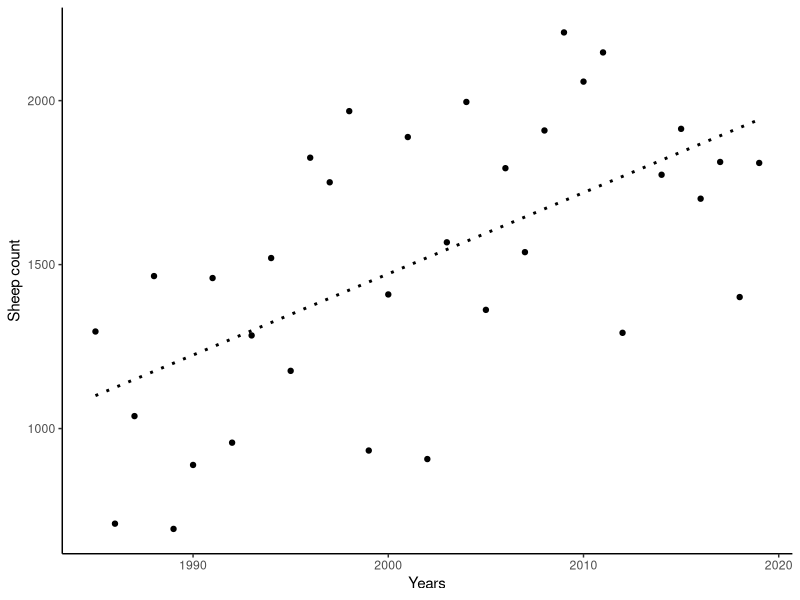
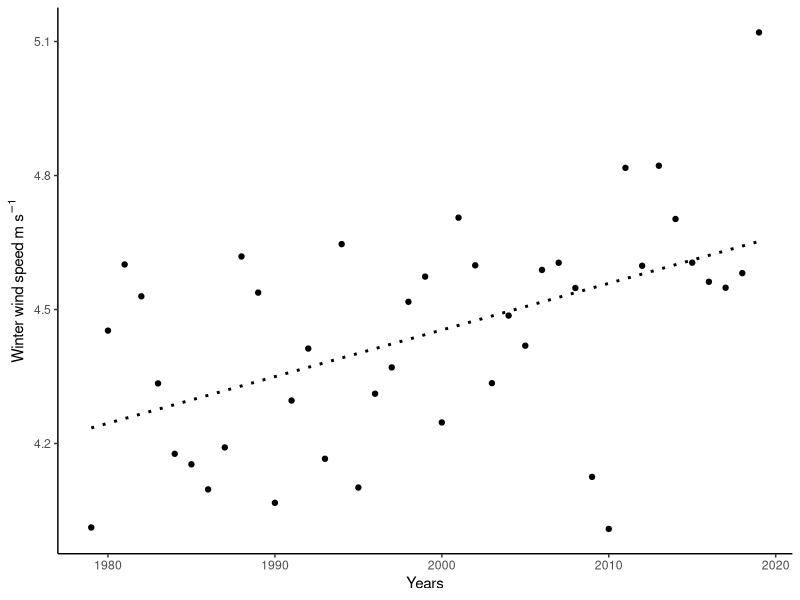
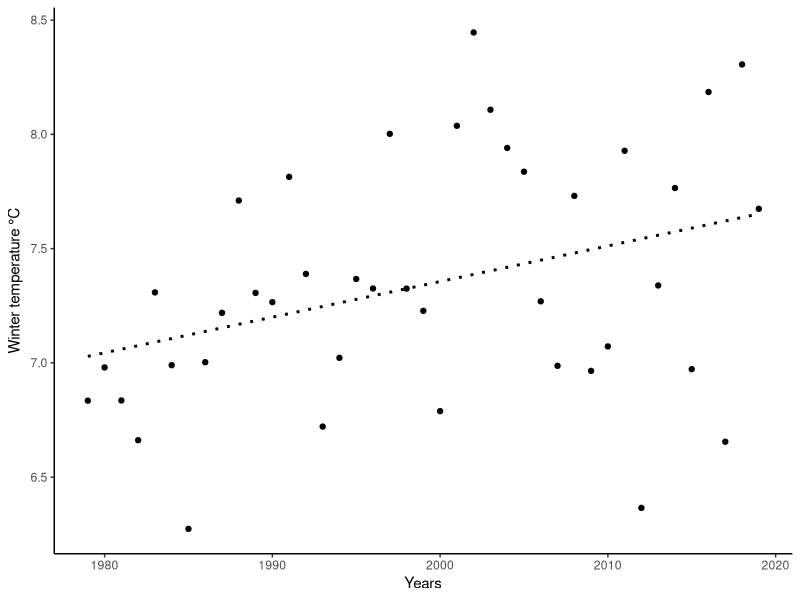
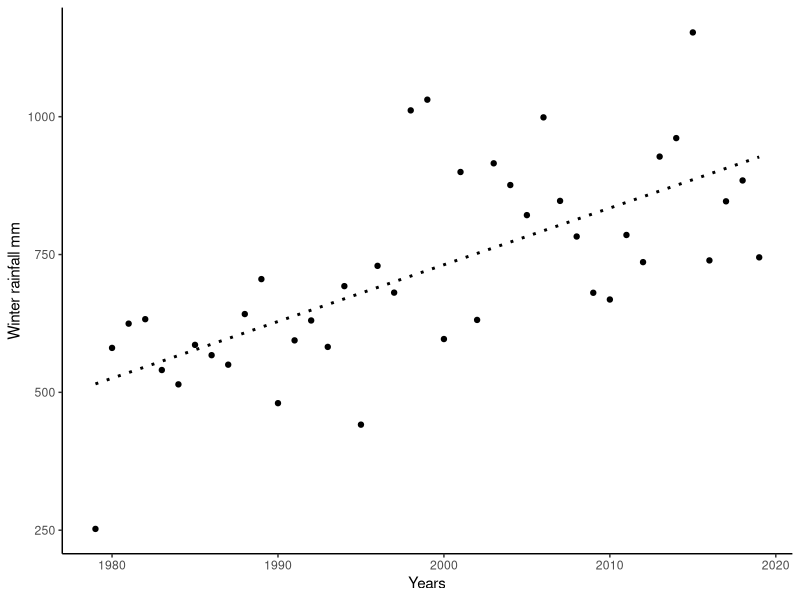
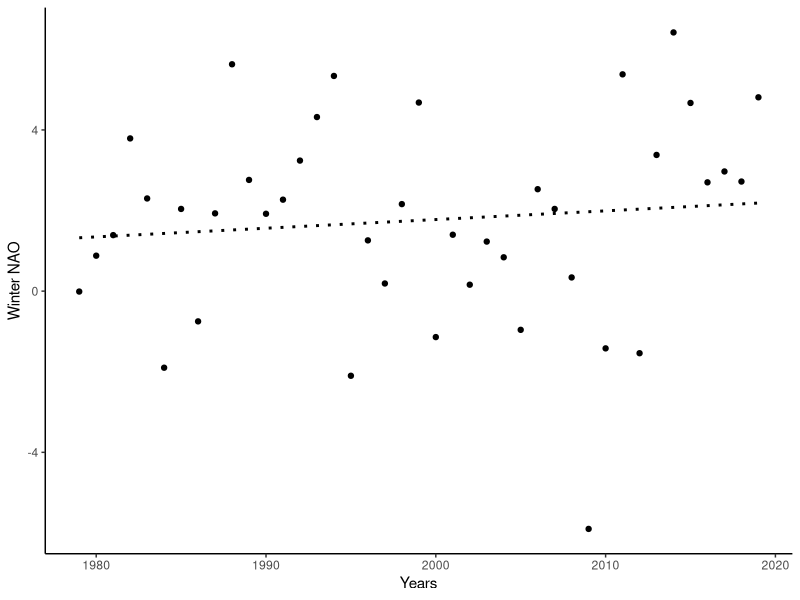
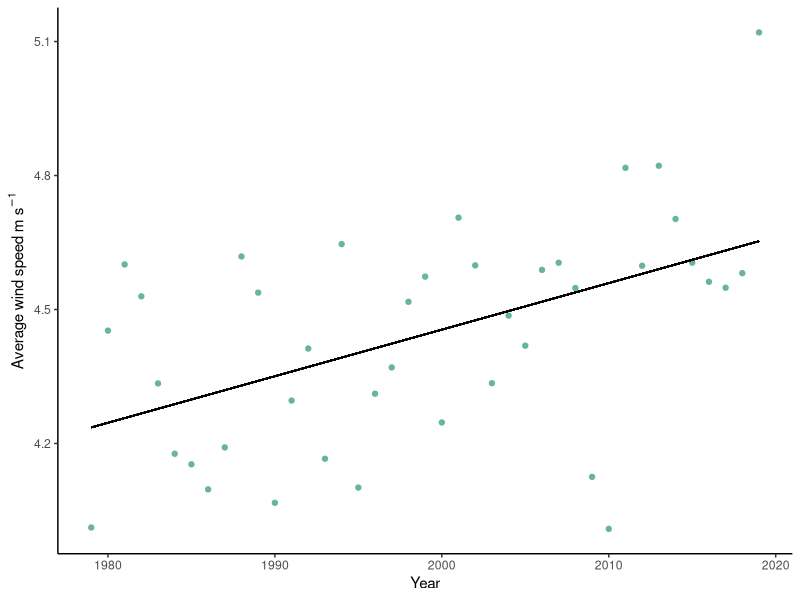
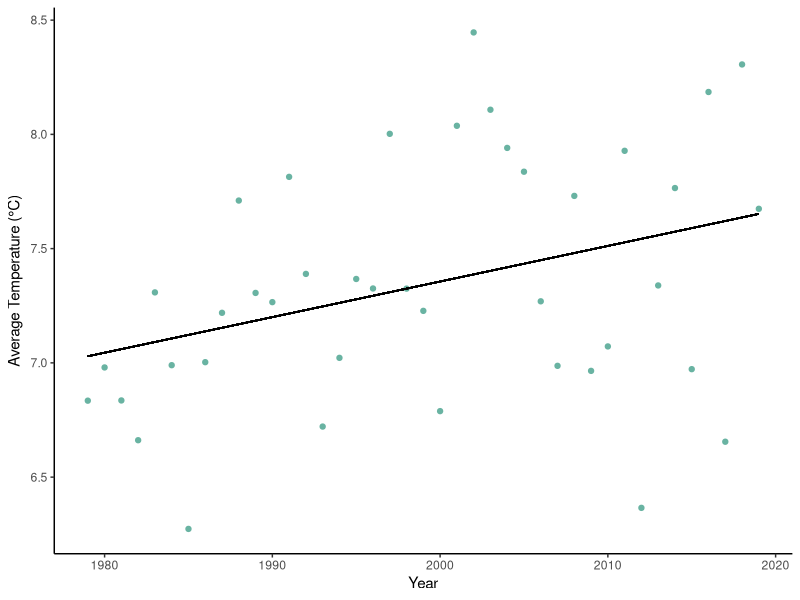
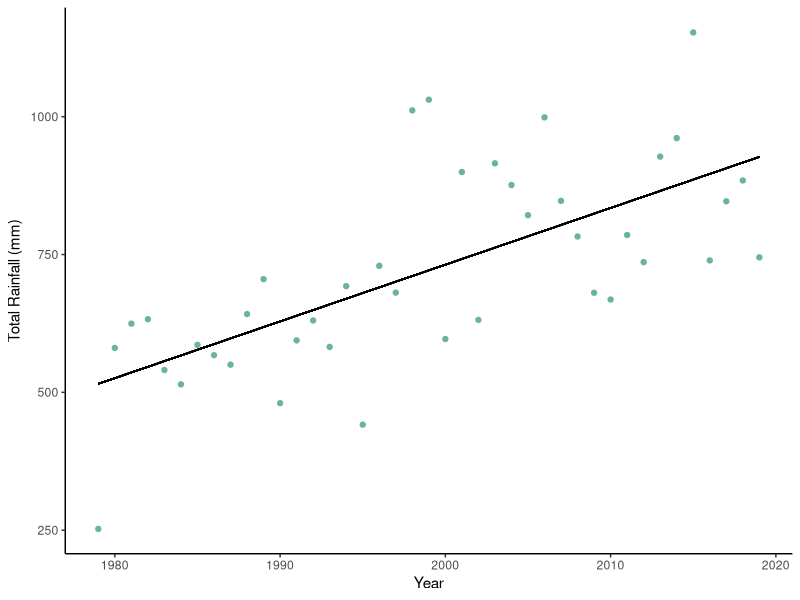

These figures' R source, in order:
##TimeSeries
##Test for correlation between max/min NDVI and sheep numbers

####To correlate maxNDVI with August heights and biomass
####and minNDVI with March heghts and biomass

##library(tidyr)
library(ggplot2)

library(reshape2)

setwd("C:/Users/RP40274/OneDrive - The James Hutton Institute/Documents/Pakeman/Projects(FF+outercore)/StKilda/Satellite/Paper/SupplementaryMaterial")

##Predmean<-read.csv("Means.csv", check.names=FALSE)
##MeanDay<-melt(Predmean,id.vars="VegType")
##colnames(MeanDay)<-c("Species","Year", "NDVI")

MxDay1<-read.csv("MxDay1.csv")

Popn<-read.csv("HirtaPop_simplified.csv")

MxDay2<-merge(MxDay1,Popn, by.x="Year1", by.y="HirtaCountYear")

##MeanDay2<-merge(MeanDay, Popn, by.x="Year", by.y="HirtaCountYear")

NAO<-read.csv("NAO.csv")

##Import weather data

PredWeather<-read.csv("PredictedMonthyl.csv")

TrainMonth<-read.csv("TrainGapsFilled.csv")


PredWeather<-PredWeather[,-1]

##Weather<-rbind(PredWeather,TrainMonth,Added)
Weather<-rbind(PredWeather,TrainMonth)

Weather$Season<-NA
Weather$Season[Weather$Month == "1"]<-"Winter"
Weather$Season[Weather$Month == "2"]<-"Winter"
Weather$Season[Weather$Month == "3"]<-"Spring"
Weather$Season[Weather$Month == "4"]<-"Spring"
Weather$Season[Weather$Month == "5"]<-"Spring"
Weather$Season[Weather$Month == "6"]<-"Summer"
Weather$Season[Weather$Month == "7"]<-"Summer"
Weather$Season[Weather$Month == "8"]<-"Summer"
Weather$Season[Weather$Month == "9"]<-"Autumn"
Weather$Season[Weather$Month == "10"]<-"Autumn"
Weather$Season[Weather$Month == "11"]<-"Autumn"
Weather$Season[Weather$Month == "12"]<-"Winter"

Weather$Half<-NA
Weather$Half[Weather$Month == "1"]<-"Winter"
Weather$Half[Weather$Month == "2"]<-"Winter"
Weather$Half[Weather$Month == "3"]<-"Winter"
Weather$Half[Weather$Month == "4"]<-"Winter"
Weather$Half[Weather$Month == "5"]<-"Summer"
Weather$Half[Weather$Month == "6"]<-"Summer"
Weather$Half[Weather$Month == "7"]<-"Summer"
Weather$Half[Weather$Month == "8"]<-"Summer"
Weather$Half[Weather$Month == "9"]<-"Summer"
Weather$Half[Weather$Month == "10"]<-"Summer"
Weather$Half[Weather$Month == "11"]<-"Winter"
Weather$Half[Weather$Month == "12"]<-"Winter"

Weather$YearAdj<-NA
Weather$YearAdj[Weather$Month == "1"]<--1
Weather$YearAdj[Weather$Month == "2"]<--1
Weather$YearAdj[Weather$Month == "3"]<--1
Weather$YearAdj[Weather$Month == "4"]<--1
Weather$YearAdj[Weather$Month == "5"]<-0
Weather$YearAdj[Weather$Month == "6"]<-0
Weather$YearAdj[Weather$Month == "7"]<-0
Weather$YearAdj[Weather$Month == "8"]<-0
Weather$YearAdj[Weather$Month == "9"]<-0
Weather$YearAdj[Weather$Month == "10"]<-0
Weather$YearAdj[Weather$Month == "11"]<-0
Weather$YearAdj[Weather$Month == "12"]<-0

Weather$WinterYear<-Weather$Year+Weather$YearAdj

SummerWeather<-Weather[Weather$Half == "Summer",]
WinterWeather<-Weather[Weather$Half == "Winter",]

SummerWeatherMean<-aggregate(cbind(SgAvWD,SgAvTG) ~ Year, data=SummerWeather, FUN= mean, na.rm=TRUE)
SummerWeatherSum<-aggregate(cbind(SgTtRRadj,SgGDDadj)~ Year, data=SummerWeather, FUN= sum, na.rm=TRUE)

SummerAgg<-merge(SummerWeatherMean,SummerWeatherSum,by.x="Year",by.y="Year")

WinterWeatherMean<-aggregate(cbind(SgAvWD,SgAvTG) ~ WinterYear, data=WinterWeather, FUN= mean, na.rm=TRUE)
WinterWeatherSum<-aggregate(cbind(SgTtRRadj,SgGDDadj)~ WinterYear, data=WinterWeather, FUN= sum, na.rm=TRUE)

WinterAgg<-merge(WinterWeatherMean,WinterWeatherSum,by.x="WinterYear",by.y="WinterYear")
WinterAgg<-merge(WinterAgg, NAO, by.x="WinterYear", by.y="Year")


SummerSTMean<-aggregate(cbind(STAvWD,STAvTG)~Year, data=SummerWeather, FUN= mean, na.rm=TRUE)
SummerSTSum<-aggregate(cbind(STTtRRadj)~Year, data=SummerWeather, FUN= sum, na.rm=TRUE)
SummerSTagg<-merge(SummerSTMean, SummerSTSum, by.x="Year",by.y="Year")

WinterSTMean<-aggregate(cbind(STAvWD,STAvTG)~WinterYear, data=WinterWeather, FUN= mean, na.rm=TRUE)
WinterSTSum<-aggregate(cbind(STTtRRadj)~WinterYear, data=WinterWeather, FUN= sum, na.rm=TRUE)
WinterSTagg<-merge(WinterSTMean, WinterSTSum, by.x="WinterYear",by.y="WinterYear")

write.csv(SummerAgg, "SummerAgg.csv")
write.csv(WinterAgg, "winterAgg.csv")


sink("results_cleardays.txt")


###Need to merge weather data with MxDay2 

MxDay3<-merge(MxDay2, WinterAgg, by.x="Year1", by.y="WinterYear")
##MxDay3<-merge(MxDay3, NAO, by.x="Year1", by.y = "Year")

veg <- unique(MxDay3$Species)

###Delta as a function of biomass
for (sp in veg){
  MxDay3_cut<-MxDay3[MxDay3$Species == sp,]
  print(sp)
  mod1<-lm(delta~NDVI, weights = ClearDays, data = MxDay3_cut)
  print(summary(mod1))
}

##Sheeep numbers
mod2<-lm(HirtaTotal~Year1, data = MxDay3_cut)
print(summary(mod2))

tiff("Numbers.tiff", width = 1600, height = 1000, units = "px", res = 400 )

ggplot(MxDay3_cut, aes(Year1, HirtaTotal)) +    # ggplot2 plot with labels
  geom_point() +
  geom_smooth(method=lm, se=FALSE, colour="black", linetype="dotted")+
  labs(x="Years", y="Sheep count")+
  theme_classic()

dev.off()

###Delta as a function of population size

mod1<-lm(delta~ HirtaTotal, data = MxDay3_cut, weights=ClearDays)
print(summary(mod1))

##Delta as a function of weather only

mod1<-lm(delta~SgAvWD, data = MxDay3_cut, weights=ClearDays)
print(summary(mod1))

mod1<-lm(delta~SgAvTG, data = MxDay3_cut, weights=ClearDays)
print(summary(mod1))

mod1<-lm(delta~SgGDDadj, data = MxDay3_cut, weights=ClearDays)
print(summary(mod1))

mod1<-lm(delta~SgTtRRadj, data = MxDay3_cut, weights=ClearDays)
print(summary(mod1))

mod1<-lm(delta~ WinterNAO, data = MxDay3_cut, weights=ClearDays)
print(summary(mod1))


##Delta as a function of August biomass and winter weather
for (sp in veg){
  MxDay3_cut<-MxDay3[MxDay3$Species == sp,]
  print(sp)
  mod1<-lm(delta~NDVI+ SgAvWD+ SgAvTG + SgTtRRadj, weights = ClearDays, data = MxDay3_cut)
  print(summary(mod1))
}


##Delta as a function of population size and winter weather

mod1<-lm(delta~ WinterNAO + HirtaTotal, data = MxDay3_cut, weights=ClearDays)
print(summary(mod1))

mod1<-lm(delta~ HirtaTotal + SgAvWD, data = MxDay3_cut, weights=ClearDays)
print(summary(mod1))

mod1<-lm(delta~ HirtaTotal + SgAvWD + WinterNAO, data = MxDay3_cut, weights=ClearDays)
print(summary(mod1))



#############################

##Delta as a function of August biomass and winter weather and population
for (sp in veg){
  MxDay3_cut<-MxDay3[MxDay3$Species == sp,]
  print(sp)
  mod1<-lm(delta~NDVI+ SgAvWD+ SgGDDadj + SgTtRRadj+ HirtaTotal, data = MxDay3_cut, weights=ClearDays)
  print(summary(mod1))
}


####Final set
for (sp in veg){
  MxDay3_cut<-MxDay3[MxDay3$Species == sp,]
  print(sp)
  mod1<-lm(delta~NDVI+ SgAvWD+ HirtaTotal, data = MxDay3_cut, weights=ClearDays)
  print(summary(mod1))
  print(AIC(mod1))
}

for (sp in veg){
  MxDay3_cut<-MxDay3[MxDay3$Species == sp,]
  print(sp)
  mod1<-lm(delta~NDVI+ WinterNAO + HirtaTotal, data = MxDay3_cut, weights=ClearDays)
  print(summary(mod1))
  print(AIC(mod1))
}


##Check for inclusion of vegetation in model
for (sp in veg){
  MxDay3_cut<-MxDay3[MxDay3$Species == sp,]
  print(sp)
  mod1<-lm(delta~NDVI+ WinterNAO + HirtaTotal, data = MxDay3_cut, weights=ClearDays)
  print(summary(mod1))
  mod2<-lm(delta~WinterNAO + HirtaTotal, data = MxDay3_cut, weights=ClearDays)
  print(anova(mod1,mod2))
}

for (sp in veg){
  MxDay3_cut<-MxDay3[MxDay3$Species == sp,]
  print(sp)
  mod1<-lm(delta~NDVI+ SgAvWD + HirtaTotal, data = MxDay3_cut, weights=ClearDays)
  print(summary(mod1))
  mod2<-lm(delta~SgAvWD + HirtaTotal, data = MxDay3_cut, weights=ClearDays)
  print(anova(mod1,mod2))
}


###Check for best out of NAO and wind
for (sp in veg){
  MxDay3_cut<-MxDay3[MxDay3$Species == sp,]
  print(sp)
  mod1<-lm(delta~NDVI+ WinterNAO + SgAvWD + HirtaTotal, data = MxDay3_cut, weights=ClearDays)
  print(summary(mod1))
}


##Weather winter graphs and time trends
mod4<-lm(SgAvWD~WinterYear, data = WinterAgg)
print(summary(mod4))

mod4<-lm(SgAvWD~WinterYear, data = subset(WinterAgg, WinterYear>1999))
print(summary(mod4))

tiff("WinterWind.tiff", width = 1600, height = 1000, units = "px", res = 400 )

ggplot(WinterAgg, aes(WinterYear, SgAvWD)) +    # ggplot2 plot with labels
  geom_point() +
  geom_smooth(method=lm, se=FALSE, colour="black", linetype="dotted")+
  xlab("Years")+
  ylab(expression(Winter~wind~speed~m~s^{-1}))+
  theme_classic()

dev.off()


mod4<-lm(SgAvTG~WinterYear, data = WinterAgg)
print(summary(mod4))

mod4<-lm(SgAvTG~WinterYear, data = subset(WinterAgg, WinterYear>1999))
print(summary(mod4))

tiff("WinterTemp.tiff", width = 1600, height = 1000, units = "px", res = 400 )

ggplot(WinterAgg, aes(WinterYear, SgAvTG)) +    # ggplot2 plot with labels
  geom_point() +
  geom_smooth(method=lm, se=FALSE, colour="black", linetype="dotted")+
  xlab("Years")+
  ylab(expression("Winter temperature °C"))+
  theme_classic()

dev.off()


mod4<-lm(SgGDDadj~WinterYear, data = WinterAgg)
print(summary(mod4))

mod4<-lm(SgTtRRadj~WinterYear, data = WinterAgg)
print(summary(mod4))

mod4<-lm(SgTtRRadj~WinterYear, subset(WinterAgg, WinterYear>1999))
print(summary(mod4))

tiff("WinterRain.tiff", width = 1600, height = 1000, units = "px", res = 400 )

ggplot(WinterAgg, aes(WinterYear, SgTtRRadj)) +    # ggplot2 plot with labels
  geom_point() +
  geom_smooth(method=lm, se=FALSE, colour="black", linetype="dotted")+
  xlab("Years")+
  ylab(expression("Winter rainfall mm"))+
  theme_classic()

dev.off()


tiff("WinterNAO.tiff", width = 1600, height = 1000, units = "px", res = 400 )

ggplot(WinterAgg, aes(WinterYear, WinterNAO)) +    # ggplot2 plot with labels
  geom_point() +
  geom_smooth(method=lm, se=FALSE, colour="black", linetype="dotted")+
  xlab("Years")+
  ylab(expression("Winter NAO"))+
  theme_classic()

dev.off()

mod4<-lm(WinterNAO~WinterYear, data = WinterAgg)
print(summary(mod4))




##Weather summer
mod4<-lm(SgAvWD~Year, data = SummerAgg)
print(summary(mod4))

mod4<-lm(SgAvWD~Year, data = subset(SummerAgg, Year>1999))
print(summary(mod4))

mod4<-lm(SgAvTG~Year, data = SummerAgg)
print(summary(mod4))

mod4<-lm(SgAvTG~Year, data = subset(SummerAgg, Year>1999))
print(summary(mod4))

mod4<-lm(SgGDDadj~Year, data = SummerAgg)
print(summary(mod4))

mod4<-lm(SgTtRRadj~Year, data = SummerAgg)
print(summary(mod4))

mod4<-lm(SgTtRRadj~Year, data = subset(SummerAgg, Year>1999))
print(summary(mod4))



sink()

tiff("Wind.tiff", width = 1600, height = 1600, units = "px", res = 400 )

expr1<-expression(Average~wind~speed~m~s^-1)
ggplot(WinterAgg, aes(x=WinterYear, y=SgAvWD)) +
  geom_point(color="#69b3a2") +
  labs(x = "Year", y=expr1) +
  theme_classic() + geom_segment(aes(x=1979, y=4.236, xend=2019, yend=4.653))

dev.off()

tiff("Temp.tiff", width = 1600, height = 1600, units = "px", res = 400 )

expr1<-expression("Average Temperature (°C)")
ggplot(WinterAgg, aes(x=WinterYear, y=SgAvTG)) +
  geom_point(color="#69b3a2") +
  labs(x = "Year", y=expr1) +
  theme_classic() + geom_segment(aes(x=1979, y=7.029, xend=2019, yend=7.652))

dev.off()

tiff("Rain.tiff", width = 1600, height = 1600, units = "px", res = 400 )

expr1<-expression("Total Rainfall (mm)")
ggplot(WinterAgg, aes(x=WinterYear, y=SgTtRRadj)) +
  geom_point(color="#69b3a2") +
  labs(x = "Year", y=expr1) +
  theme_classic() + geom_segment(aes(x=1979, y=515.5, xend=2019, yend=927.1))

dev.off()


####Stornoway graphs

tiff("STWind.tiff", width = 1600, height = 1600, units = "px", res = 400 )

expr1<-expression(Average~wind~speed~m~s^-1)
ggplot(WinterSTagg, aes(x=WinterYear, y=STAvWD)) +
  geom_point(color="#69b3a2") +
  labs(x = "Year", y=expr1) +
  theme_classic() + geom_segment(aes(x=1979, y=12.086, xend=2019, yend=13.655))

dev.off()

mod4<-lm(STAvWD~WinterYear, data = WinterSTagg)
print(summary(mod4))


tiff("STTemp.tiff", width = 1600, height = 1600, units = "px", res = 400 )

expr1<-expression("Average Temperature (°C)")
ggplot(WinterSTagg, aes(x=WinterYear, y=STAvTG)) +
  geom_point(color="#69b3a2") +
  labs(x = "Year", y=expr1) +
  theme_classic() + geom_segment(aes(x=1979, y=5.1698, xend=2019, yend=6.2865))

dev.off()

mod4<-lm(STAvTG~WinterYear, data = WinterSTagg)
print(summary(mod4))


tiff("STRain.tiff", width = 1600, height = 1600, units = "px", res = 400 )

expr1<-expression("Total Rainfall (mm)")
ggplot(WinterSTagg, aes(x=WinterYear, y=STTtRRadj)) +
  geom_point(color="#69b3a2") +
  labs(x = "Year", y=expr1) +
  theme_classic() + geom_segment(aes(x=1979, y=615.55, xend=2019, yend=1450.586))

dev.off()


##Stornoway weather trends
mod4<-lm(STTtRRadj~WinterYear, data = WinterSTagg)
print(summary(mod4))


mod4<-lm(STAvWD~Year, data = SummerSTagg)
print(summary(mod4))

mod4<-lm(STAvTG~Year, data = SummerSTagg)
print(summary(mod4))

mod4<-lm(STTtRRadj~Year, data = SummerSTagg)
print(summary(mod4))
